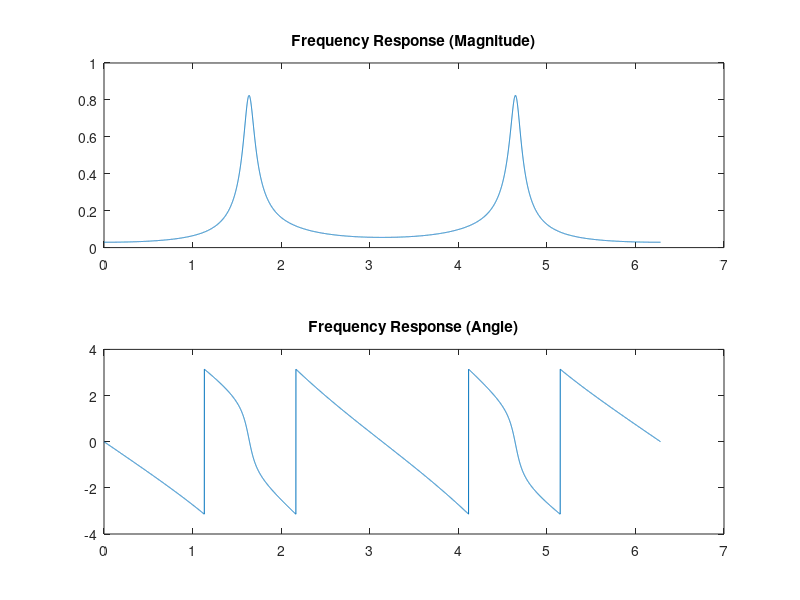
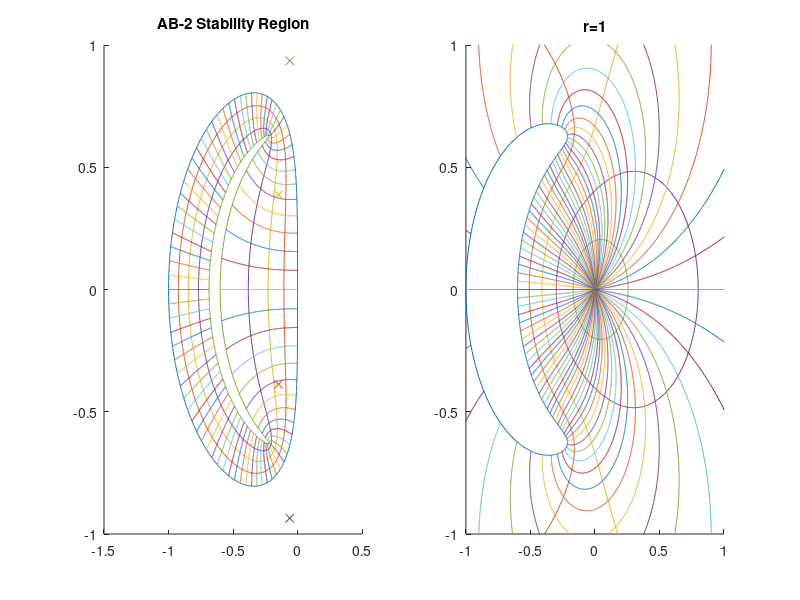
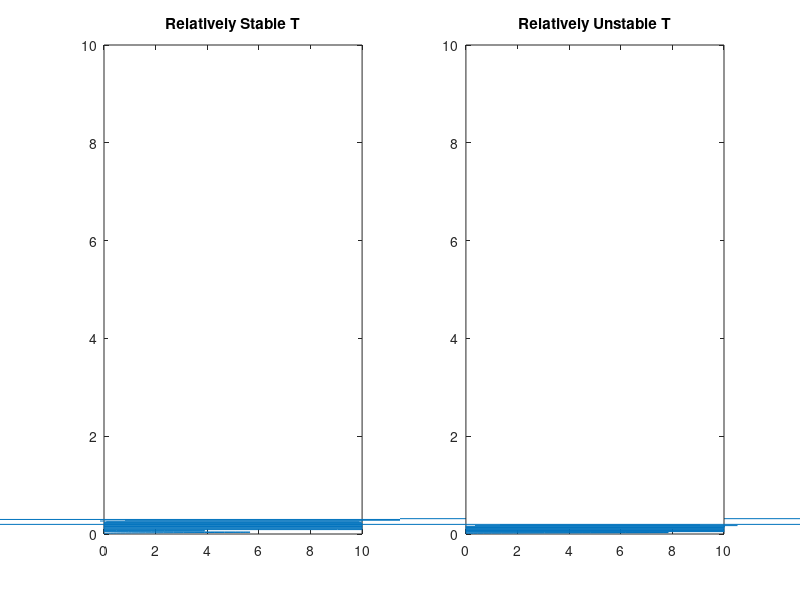

Write MATLAB code to recreate these figures, in order.
% System Simulation Problem 9
% Written by Josh Humphrey

%% Part B %%
clear
N = 10000;
Omega=linspace(0,2*pi,N+1);      %Set up vector of Omega
s=exp(1i*Omega);                  %Define z on unit circle
T=0.001;
H=(0.0850)./(s.^4+0.4174*s.^3+1.0871*s.^2+0.2805*s+0.1512);
       
figure (1)
subplot(2,1,1)
plot(Omega,abs(H));
title('Frequency Response (Magnitude)')
        
subplot(2,1,2)
plot(Omega,angle(H));
title('Frequency Response (Angle)')

%% Part C %%
figure(2)
run=2;
Nr=10;
Ntheta=80;

rho=linspace(1,Nr,Nr)/Nr;
theta=linspace(0,(Ntheta-1)/Ntheta,Ntheta)*2*pi;
    
rhocw=rho;
rhoccw=rho;

p=linspace(0,2*pi,1001);
for m=1:Nr
    r=rho(Nr-m+1);
    z=r*exp(i*p);
    w=2*z.*(z-1)./(3*z-1);
    if(r>0.57)
        rhoccw(m)=100;
        subplot(121)
        title('AB-2 Stability Region')
        hold on
        plot(real(w),imag(w))
        hold off
        axis([-1.5 0.5 -1 1])
    else
        rhocw(m)=0;
        subplot(122)
         title('r=1')
        hold on
        plot(real(w),imag(w))
        hold off
        axis([-1 1 -1 1])
    end    
    
end
if(run==3)
    pause
end


r1=linspace(min(rhoccw),1,1001);
r2=linspace(0,max(rhocw),1001);

for m=1:length(theta)
    z1=r1*exp(i*theta(m));
    z2=r2*exp(i*theta(m));
    w1=2*z1.*(z1-1)./(3*z1-1);
    w2=2*z2.*(z2-1)./(3*z2-1);
    
    subplot(121)
    hold on
        plot(real(w1),imag(w1))
    hold off
    subplot(122)
    hold on
        plot(real(w2),imag(w2))
    hold off
    
end

% Add in part D poles
subplot(121)
hold on
plot(-0.14759,-0.38759, 'x')
plot(-0.14759,0.38759, 'x')
plot(-0.0611034,-0.935565, 'x')
plot(-0.0611034,0.935565, 'x')
hold off



%% Part F %%
N=10000;
t = linspace(0,10,N);
num = [0.0850];
den = [1 0.4174 1.0871 0.2805 0.1512];
[A,B,C,D] = tf2ss(num,den);

T_completely_stable = 0.01;
T_relatively_stable = 0.5;
T_relatively_unstable = 0.7;
T_completely_unstalbe = 1.0;

u = ones(1,N);
fx1 = zeros(1,N);
fx2 = zeros(1,N);
fx3 = zeros(1,N);
fx4 = zeros(1,N);
x1 = zeros(1,N);
x2 = zeros(1,N);
x3 = zeros(1,N);
x4 = zeros(1,N);
y = zeros(1,N);

for k = 1:N-2
    fx1(k) = -0.4174*x1(k)-1.0871*x2(k)-0.2805*x3(k)-0.1512*x4(k) + u(k);
    fx2(k) = x1(k);
    fx3(k) = x2(k);
    fx4(k) = x3(k);
    
    x1(k+2) = x1(k+1) + (T_relatively_stable/2)*(3*fx1(k+1)-fx1(k));
    x2(k+2) = x2(k+1) + (T_relatively_stable/2)*(3*fx2(k+1)-fx2(k));
    x3(k+2) = x3(k+1) + (T_relatively_stable/2)*(3*fx3(k+1)-fx3(k));
    x4(k+2) = x4(k+1) + (T_relatively_stable/2)*(3*fx4(k+1)-fx4(k));
    
    y(k) = 0.0850*x4(k);
end

figure(4)
subplot(121)
plot(y,t)
xlim([0,10])
title('Relatively Stable T')

u = ones(1,N);
fx1 = zeros(1,N);
fx2 = zeros(1,N);
fx3 = zeros(1,N);
fx4 = zeros(1,N);
x1 = zeros(1,N);
x2 = zeros(1,N);
x3 = zeros(1,N);
x4 = zeros(1,N);
y = zeros(1,N);

for k = 1:N-2
    fx1(k) = -0.4174*x1(k)-1.0871*x2(k)-0.2805*x3(k)-0.1512*x4(k) + u(k);
    fx2(k) = x1(k);
    fx3(k) = x2(k);
    fx4(k) = x3(k);
    
    x1(k+2) = x1(k+1) + (T_relatively_unstable/2)*(3*fx1(k+1)-fx1(k));
    x2(k+2) = x2(k+1) + (T_relatively_unstable/2)*(3*fx2(k+1)-fx2(k));
    x3(k+2) = x3(k+1) + (T_relatively_unstable/2)*(3*fx3(k+1)-fx3(k));
    x4(k+2) = x4(k+1) + (T_relatively_unstable/2)*(3*fx4(k+1)-fx4(k));
    
    y(k) = 0.0850*x4(k);
end

subplot(122)
plot(y,t)
xlim([0,10])
title('Relatively Unstable T')
